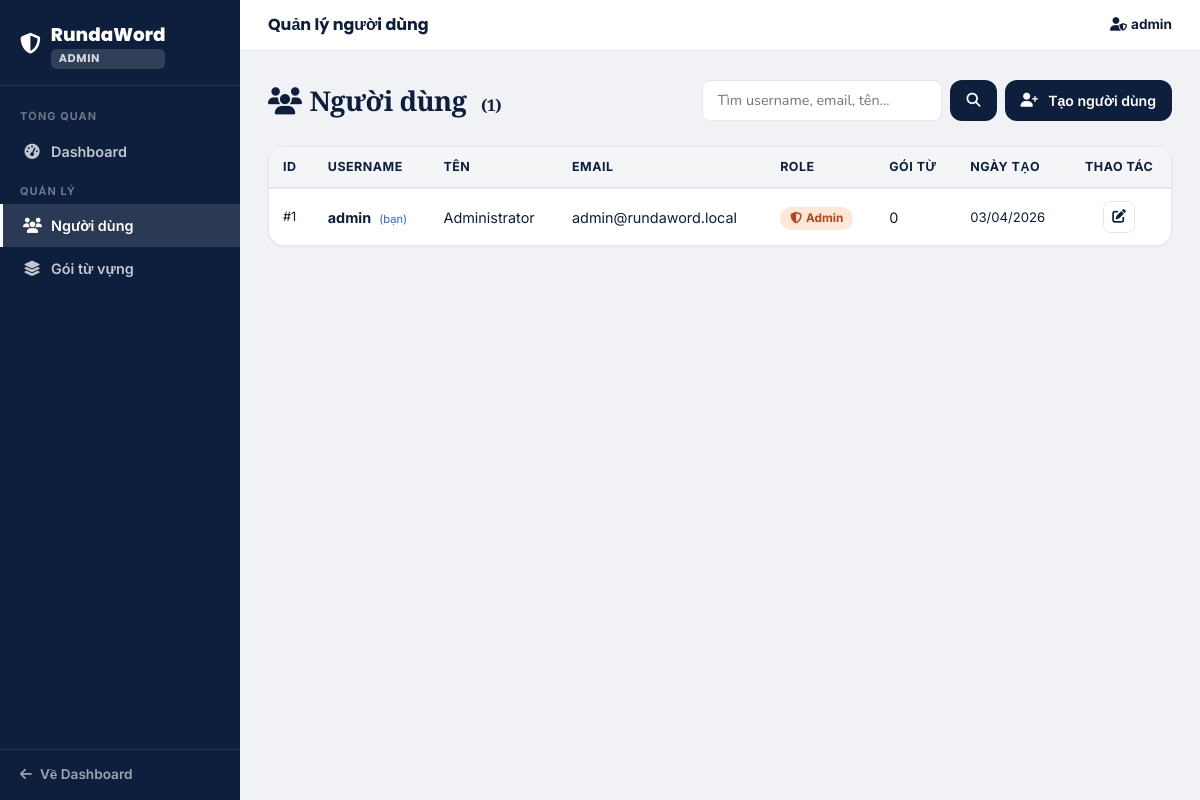
/admin/users (signed in), run on an earlier commit of the app's database.
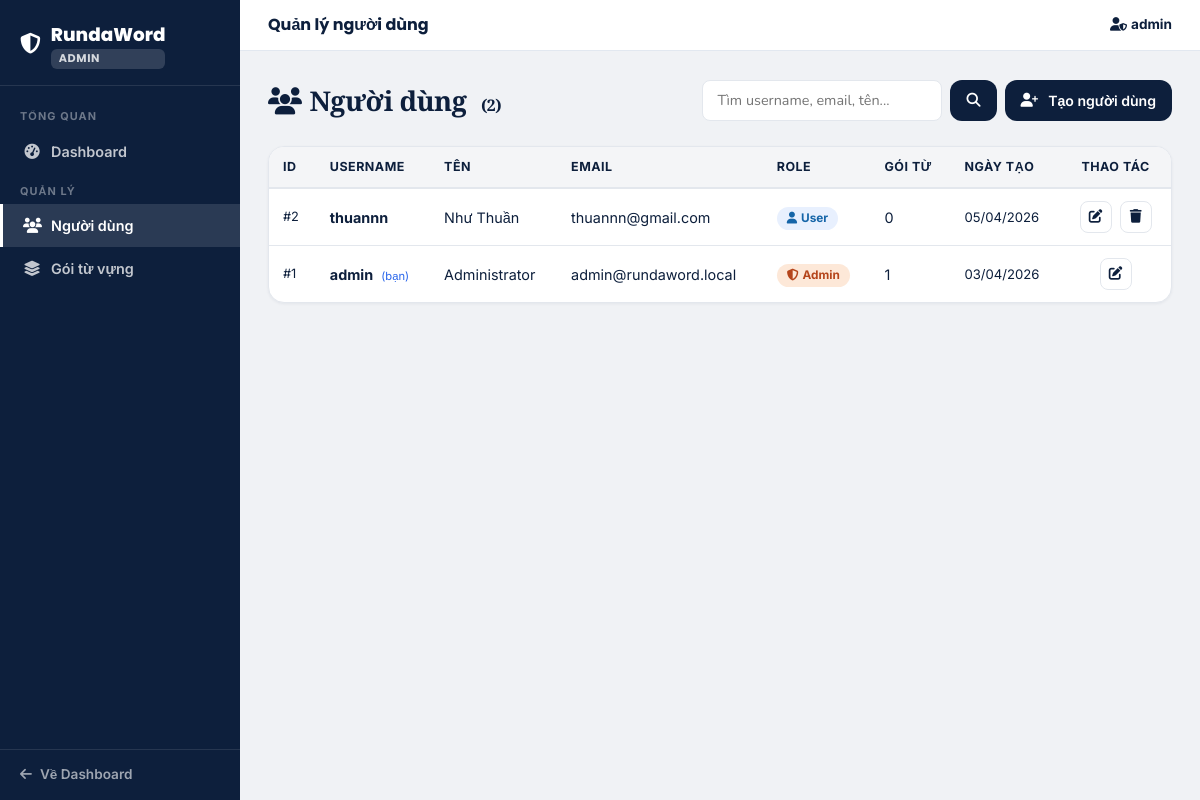
And on a later commit of the database.
### main.py (models this page shows, shortened)
class User(UserMixin, db.Model):
    __tablename__ = 'users'
    id            = db.Column(db.Integer, primary_key=True)
    username      = db.Column(db.String(50),  unique=True, nullable=False)
    name          = db.Column(db.String(100))
    email         = db.Column(db.String(120), unique=True, nullable=False)
    password_hash = db.Column(db.String(255), nullable=False)
    role          = db.Column(db.Integer, default=ROLE_USER, nullable=False)  # 0=user, 1=admin
    created_at    = db.Column(db.DateTime, default=datetime.utcnow)
    packages = db.relationship(
        'VocabPackage', backref='user', lazy=True, cascade='all, delete-orphan',
        foreign_keys='VocabPackage.user_id'
    )
    saved_packages = db.relationship(
        'VocabPackage', secondary=user_saved_packages,
        backref=db.backref('saved_by', lazy='dynamic'), lazy='dynamic'
    )

### main.py (the view)
@app.route('/admin/users')
@admin_required
def admin_users():
    q     = request.args.get('q', '').strip()
    query = User.query
    if q:
        query = query.filter(
            (User.username.ilike(f'%{q}%')) | (User.email.ilike(f'%{q}%')) | (User.name.ilike(f'%{q}%'))
        )
    users = query.order_by(User.created_at.desc()).all()
    return render_template('admin/users.html', users=users, search_query=q)

### main.py (called while the page is built)
def admin_required(f):
    @wraps(f)
    def decorated(*args, **kwargs):
        if not current_user.is_authenticated or current_user.role != ROLE_ADMIN:
            abort(403)
        return f(*args, **kwargs)
    return decorated

@login_manager.user_loader
def load_user(user_id):
    return User.query.get(int(user_id))

### templates/admin/users.html (shortened to what this page needs)
{% extends "admin/base_admin.html" %}
{% block topbar_title %}Quản lý người dùng{% endblock %}
{% block content %}
<div class="d-flex justify-content-between align-items-center mb-4 flex-wrap gap-3">
    <div class="page-title mb-0">
        <i class="fas fa-users me-2"></i>Người dùng
        <span style="font-size:1rem;color:var(--muted);font-weight:600;margin-left:8px;">({{ users|length }})</span>
    </div>
    <div class="d-flex gap-2 flex-wrap">
        <form method="GET" class="admin-search">
            <input type="text" name="q" placeholder="Tìm username, email, tên..."
                value="{{ search_query or '' }}">
            <button type="submit" class="btn btn-navy btn-sm px-3">
                <i class="fas fa-search"></i>
            </button>
        </form>
        <a href="{{ url_for('admin_create_user') }}" class="btn btn-navy btn-sm px-3">
            <i class="fas fa-user-plus me-1"></i>Tạo người dùng
        </a>
    </div>
</div>
<div class="rw-card" style="padding:0;overflow:hidden;">
    {% if users %}
    <table class="admin-table">
        <thead>
            <tr>
                <th>ID</th>
                <th>Username</th>
                <th>Tên</th>
                <th>Email</th>
                <th>Role</th>
                <th>Gói từ</th>
                <th>Ngày tạo</th>
                <th style="text-align:center;">Thao tác</th>
            </tr>
        </thead>
        <tbody>
            {% for user in users %}
            <tr>
                <td style="color:var(--muted);font-size:0.8rem;">#{{ user.id }}</td>
                <td>
                    <strong>{{ user.username }}</strong>
                    {% if user.id == current_user.id %}
                    <span style="font-size:0.7rem;color:var(--accent);margin-left:4px;">(bạn)</span>
                    {% endif %}
                </td>
                <td>{{ user.name or '—' }}</td>
                <td>{{ user.email }}</td>
                <td>
                    {% if user.role == 1 %}
                    <span class="admin-badge admin-badge-admin"><i class="fas fa-shield-alt me-1"></i>Admin</span>
                    {% else %}
                    <span class="admin-badge admin-badge-user"><i class="fas fa-user me-1"></i>User</span>
                    {% endif %}
                </td>
                <td>{{ user.packages | length }}</td>
                <td style="font-size:0.82rem;color:var(--muted);">
                    {{ user.created_at.strftime('%d/%m/%Y') }}
                </td>
                <td style="text-align:center;white-space:nowrap;">
                    <a href="{{ url_for('admin_edit_user', user_id=user.id) }}"
                       class="admin-action-btn" title="Chỉnh sửa">
                        <i class="fas fa-edit"></i>
                    </a>
                    {% if user.id != current_user.id %}
                    <button type="button" class="admin-action-btn danger" title="Xóa"
                        data-username="{{ user.username }}"
                        data-delete-url="{{ url_for('admin_delete_user', user_id=user.id) }}"
                        onclick="confirmDelete(this)">
                        <i class="fas fa-trash"></i>
                    </button>
                    {% endif %}
                </td>
            </tr>
            {% endfor %}
        </tbody>
    </table>
    {% else %}
    <div class="text-center py-5">
        <i class="fas fa-users fa-2x mb-3" style="color:var(--muted)"></i>
        <p class="text-muted mb-0">Không tìm thấy người dùng nào.</p>
    </div>
    {% endif %}
</div>
{% endblock %}

### templates/admin/base_admin.html (shortened to what this page needs)
<!DOCTYPE html>
<html lang="vi">
<head>
    <link href="https://cdn.jsdelivr.net/npm/bootstrap@5.3.0/dist/css/bootstrap.min.css" rel="stylesheet">
    <link href="https://cdnjs.cloudflare.com/ajax/libs/font-awesome/6.4.0/css/all.min.css" rel="stylesheet">
    <link href="{{ url_for('static', filename='css/main.css') }}" rel="stylesheet">
</head>
<body>
<div class="admin-shell">
    <aside class="admin-sidebar">
        <div class="admin-sidebar-brand">
            <a href="{{ url_for('admin_dashboard') }}">
                <i class="fas fa-shield-alt" style="font-size:1.3rem;"></i>
                <div>
                    RundaWord
                    <div class="admin-badge-label">ADMIN</div>
                </div>
            </a>
        </div>
        <nav class="admin-nav">
            <div class="admin-nav-section">Tổng quan</div>
            <a href="{{ url_for('admin_dashboard') }}"
               class="{{ 'active' if request.endpoint == 'admin_dashboard' else '' }}">
                <i class="fas fa-tachometer-alt"></i> Dashboard
            </a>
            <div class="admin-nav-section">Quản lý</div>
            <a href="{{ url_for('admin_users') }}"
               class="{{ 'active' if request.endpoint in ['admin_users', 'admin_create_user', 'admin_edit_user', 'admin_delete_user'] else '' }}">
                <i class="fas fa-users"></i> Người dùng
            </a>
            <a href="{{ url_for('admin_packages') }}"
               class="{{ 'active' if request.endpoint in ['admin_packages', 'admin_toggle_public', 'admin_delete_package'] else '' }}">
                <i class="fas fa-layer-group"></i> Gói từ vựng
            </a>
        </nav>
        <div class="admin-sidebar-footer">
            <a href="{{ url_for('dashboard') }}">
                <i class="fas fa-arrow-left"></i> Về Dashboard
            </a>
        </div>
    </aside>
    <div class="admin-main">
        <div class="admin-topbar">
            <div class="admin-topbar-title">{% block topbar_title %}Admin Panel{% endblock %}</div>
            <div class="admin-topbar-user">
                <i class="fas fa-user-shield me-1"></i>{{ current_user.username }}
            </div>
        </div>
        <div class="admin-content">
            {% block content %}{% endblock %}
        </div>
    </div>
</div>
</body>
</html>

### static/css/main.css (style rules this page uses)
:root { --navy: #0d1f3c; --navy-deep: #071020; --navy-mid: #1c3358; --white: #ffffff; --off-white: #f4f5f7; --bg: #f4f5f7; --border: #e3e7ed; --border-light: #edf0f4; --text: #0d1f3c; --text-muted: #7a8899; --text-light: #a0aab5; --green: #27ae60; --green-bg: #e8f8f0; --green-text: #1a7a43; --accent: #2563eb; --red: #e74c3c; --red-bg: #fdf2f2; --shadow-xs: 0 1px 3px rgba(13,31,60,0.06); --shadow-sm: 0 2px 8px rgba(13,31,60,0.08); --shadow-md: 0 4px 20px rgba(13,31,60,0.10); --shadow-lg: 0 8px 40px rgba(13,31,60,0.14); --r-sm: 8px; --r-md: 12px; --r-lg: 16px; --r-xl: 20px; }
*, *::before, *::after { box-sizing: border-box; margin: 0; padding: 0; }
html { scroll-behavior: smooth; }
body { font-family: 'Inter', sans-serif; background: var(--bg); color: var(--text); font-size: 14px; line-height: 1.6; -webkit-font-smoothing: antialiased; min-height: 100vh; display: flex; flex-direction: column; }
.btn-navy { background: var(--navy); color: white; border: none; border-radius: var(--r-md); font-weight: 600; font-size: 0.88rem; padding: 10px 22px; transition: background 0.15s; cursor: pointer; text-decoration: none; display: inline-flex; align-items: center; gap: 6px; font-family: 'Inter', sans-serif; }
.rw-card { background: white; border-radius: var(--r-lg); border: 1px solid var(--border); padding: 24px; box-shadow: var(--shadow-xs); }
.page-title { font-family: 'Playfair Display', serif; font-weight: 700; font-size: 1.7rem; color: var(--navy); margin-bottom: 4px; letter-spacing: -0.02em; }

What changed in the data, as far as the page shows it:
computed for User "admin": packages|length "0" → "1"
added User: id "2", username "thuannn", name "Như Thuần", email "thuannn@gmail.com", role 0 (drawn), packages|length "0", created_at "05/04/2026"
Also different on the page:
{{ users|length }}: "1" → "2"
